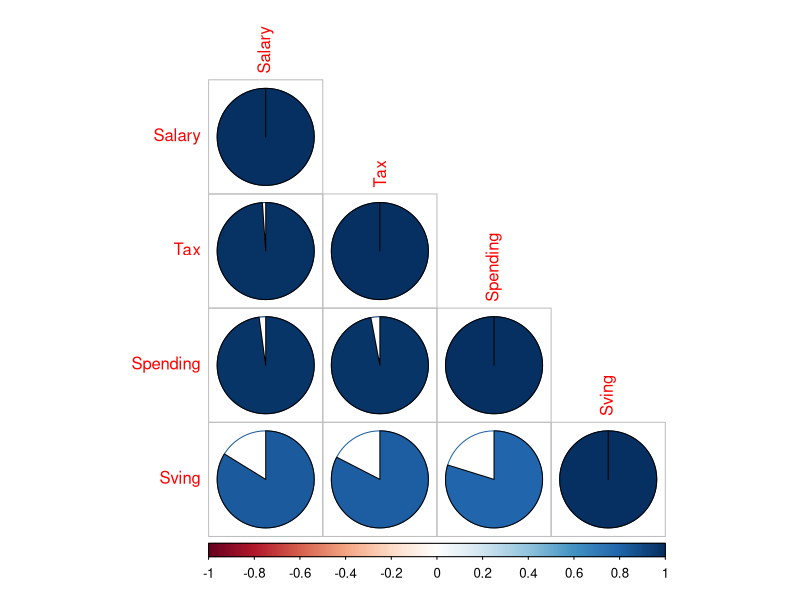
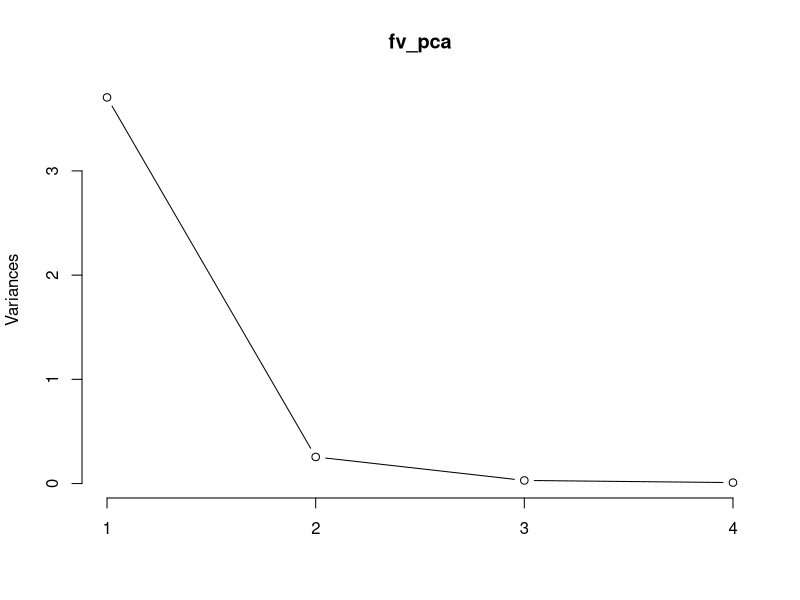
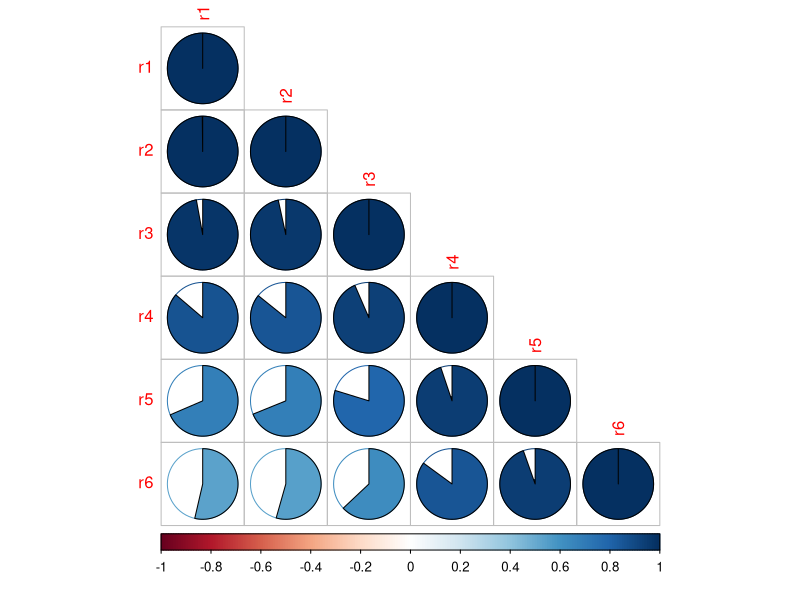
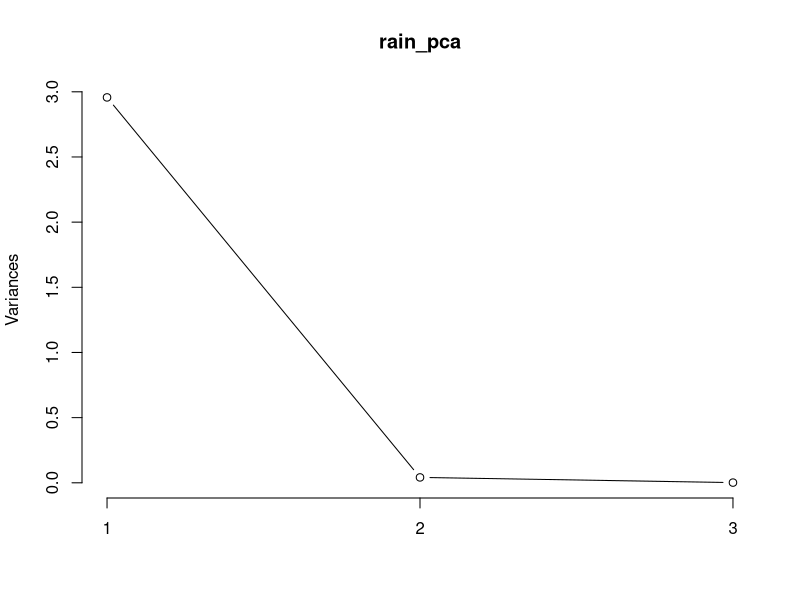

The R source for these figures, in order:
library(corrplot)
library(dplyr)
x=read.csv("employee.csv")
names(x)
###Can we use less number of financial variables 

fv=x %>%
  select(Salary, Tax, Spending, Sving)

names(fv)
##check the correlation
cr.fv=cor(fv)
cr.fv
corrplot(cr.fv, method = "pie", 
         type="lower")
##apply PCA
fv_pca=prcomp(fv, scale=TRUE)
summary(fv_pca)
plot(fv_pca, type="l")

pca_select=fv_pca$x
head(pca_select)
dim(pca_select)

head(pca_select)

pca_new=pca_select[,c(1,2)] %>%
  as.data.frame()
View(pca_new)
head(pca_new)
##instead of original 4 F_vars, we use the first 2 PCAs
fv=fv%>%
  cbind(pca_new)
View(fv)
cor(fv$PC1, fv$PC2)

#++++++++++++++++NEW DATASET+++++++++++++#


y=read.csv("rainfall.csv")
View(y)
names(y)
cr.y=cor(y)
cr.y
corrplot(cr.y, method = "pie", 
         type="lower")
y.rain.winter=y %>%
  select(r1, r2, r3)
rain_pca=prcomp(y.rain.winter, scale=TRUE)
summary(rain_pca)
plot(rain_pca, type="l")
pca_select=rain_pca$x
head(pca_select)
pca_new=pca_select[,c(1,2)] %>%
  as.data.frame()
head(pca_new)
cor(pca_new$PC1, pca_new$PC2)



y= y%>%
  cbind(pca_new)
View(y)
